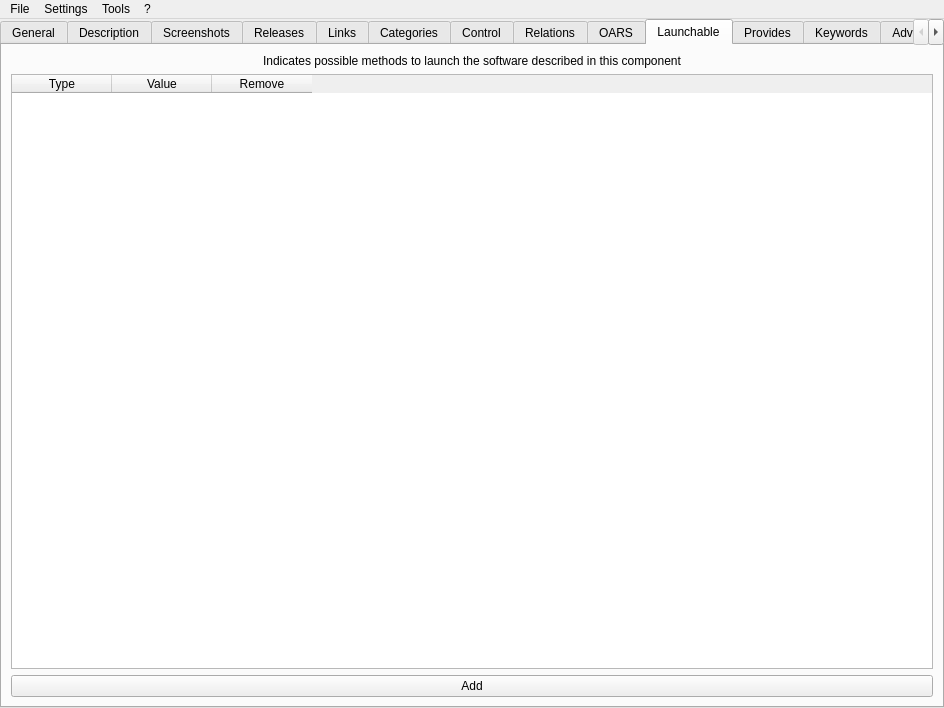
<?xml version="1.0" encoding="UTF-8"?>
<ui version="4.0">
 <class>MainWindow</class>
 <widget class="QMainWindow" name="MainWindow">
  <property name="geometry">
   <rect>
    <x>0</x>
    <y>0</y>
    <width>944</width>
    <height>708</height>
   </rect>
  </property>
  <property name="windowTitle">
   <string notr="true">jdAppStreamEdit</string>
  </property>
  <property name="documentMode">
   <bool>false</bool>
  </property>
  <widget class="QWidget" name="centralwidget">
   <layout class="QHBoxLayout" name="horizontalLayout">
    <property name="leftMargin">
     <number>0</number>
    </property>
    <property name="topMargin">
     <number>0</number>
    </property>
    <property name="rightMargin">
     <number>0</number>
    </property>
    <property name="bottomMargin">
     <number>0</number>
    </property>
    <item>
     <widget class="QTabWidget" name="main_tab_widget">
      <property name="currentIndex">
       <number>9</number>
      </property>
      <widget class="QWidget" name="tab">
       <attribute name="title">
        <string>General</string>
       </attribute>
       <layout class="QFormLayout" name="formLayout">
        <item row="0" column="0">
         <widget class="QLabel" name="label_22">
          <property name="text">
           <string>Type:</string>
          </property>
         </widget>
        </item>
        <item row="0" column="1">
         <widget class="QComboBox" name="component_type_box"/>
        </item>
        <item row="1" column="0">
         <widget class="QLabel" name="label">
          <property name="text">
           <string>ID:</string>
          </property>
         </widget>
        </item>
        <item row="1" column="1">
         <widget class="QLineEdit" name="id_edit">
          <property name="placeholderText">
           <string>The unique ID of the software</string>
          </property>
         </widget>
        </item>
        <item row="2" column="0">
         <widget class="QLabel" name="label_2">
          <property name="text">
           <string>Name:</string>
          </property>
         </widget>
        </item>
        <item row="2" column="1">
         <layout class="QHBoxLayout" name="horizontalLayout_6">
          <property name="spacing">
           <number>0</number>
          </property>
          <item>
           <widget class="QLineEdit" name="name_edit">
            <property name="text">
             <string/>
            </property>
            <property name="placeholderText">
             <string>A human-readable name for your software</string>
            </property>
           </widget>
          </item>
          <item>
           <widget class="QPushButton" name="translate_name_button">
            <property name="text">
             <string>Translate</string>
            </property>
           </widget>
          </item>
         </layout>
        </item>
        <item row="3" column="0">
         <widget class="QLabel" name="label_7">
          <property name="text">
           <string>Summary:</string>
          </property>
         </widget>
        </item>
        <item row="3" column="1">
         <layout class="QHBoxLayout" name="horizontalLayout_7">
          <property name="spacing">
           <number>0</number>
          </property>
          <item>
           <widget class="QLineEdit" name="summary_edit">
            <property name="placeholderText">
             <string>A short summary of your software</string>
            </property>
           </widget>
          </item>
          <item>
           <widget class="QPushButton" name="translate_summary_button">
            <property name="text">
             <string>Translate</string>
            </property>
           </widget>
          </item>
         </layout>
        </item>
        <item row="4" column="0">
         <widget class="QLabel" name="label_23">
          <property name="text">
           <string>Developer ID:</string>
          </property>
         </widget>
        </item>
        <item row="4" column="1">
         <widget class="QLineEdit" name="developer_id_edit">
          <property name="placeholderText">
           <string>A unique ID to identify the respective developer</string>
          </property>
         </widget>
        </item>
        <item row="5" column="0">
         <widget class="QLabel" name="label_8">
          <property name="text">
           <string>Developer Name:</string>
          </property>
         </widget>
        </item>
        <item row="5" column="1">
         <layout class="QHBoxLayout" name="horizontalLayout_9">
          <property name="spacing">
           <number>0</number>
          </property>
          <item>
           <widget class="QLineEdit" name="developer_name_edit">
            <property name="placeholderText">
             <string>The name of the developer</string>
            </property>
           </widget>
          </item>
          <item>
           <widget class="QPushButton" name="translate_developer_name_button">
            <property name="text">
             <string>Translate</string>
            </property>
           </widget>
          </item>
         </layout>
        </item>
        <item row="6" column="0">
         <widget class="QLabel" name="label_3">
          <property name="text">
           <string>Metadata License:</string>
          </property>
         </widget>
        </item>
        <item row="6" column="1">
         <widget class="QComboBox" name="metadata_license_box"/>
        </item>
        <item row="7" column="0">
         <widget class="QLabel" name="label_4">
          <property name="text">
           <string>Project License:</string>
          </property>
         </widget>
        </item>
        <item row="7" column="1">
         <widget class="QComboBox" name="project_license_box">
          <property name="editable">
           <bool>false</bool>
          </property>
         </widget>
        </item>
        <item row="8" column="0">
         <widget class="QLabel" name="label_5">
          <property name="text">
           <string>Update Contact:</string>
          </property>
         </widget>
        </item>
        <item row="8" column="1">
         <widget class="QLineEdit" name="update_contact_edit">
          <property name="placeholderText">
           <string>You can provide a email address for contacting you here</string>
          </property>
         </widget>
        </item>
        <item row="9" column="0">
         <widget class="QLabel" name="label_6">
          <property name="text">
           <string>Project Group:</string>
          </property>
         </widget>
        </item>
        <item row="9" column="1">
         <widget class="QLineEdit" name="project_group_edit">
          <property name="placeholderText">
           <string>If the software is part of a bigger group e.g. GNOME or KDE, you can provide it here</string>
          </property>
         </widget>
        </item>
        <item row="10" column="0" colspan="2">
         <widget class="QCheckBox" name="end_of_life_check_box">
          <property name="text">
           <string>Set an end-of-life date</string>
          </property>
         </widget>
        </item>
        <item row="12" column="0">
         <widget class="QLabel" name="end_of_life_label">
          <property name="text">
           <string>End-of-life date:</string>
          </property>
         </widget>
        </item>
        <item row="12" column="1">
         <widget class="QDateEdit" name="end_of_life_date_edit"/>
        </item>
       </layout>
      </widget>
      <widget class="QWidget" name="description_tab">
       <attribute name="title">
        <string>Description</string>
       </attribute>
       <layout class="QVBoxLayout" name="description_layout">
        <property name="leftMargin">
         <number>0</number>
        </property>
        <property name="topMargin">
         <number>0</number>
        </property>
        <property name="rightMargin">
         <number>0</number>
        </property>
        <property name="bottomMargin">
         <number>0</number>
        </property>
       </layout>
      </widget>
      <widget class="QWidget" name="tab_2">
       <attribute name="title">
        <string>Screenshots</string>
       </attribute>
       <layout class="QVBoxLayout" name="verticalLayout">
        <item>
         <widget class="QTableWidget" name="screenshot_table">
          <property name="selectionBehavior">
           <enum>QAbstractItemView::SelectRows</enum>
          </property>
          <property name="rowCount">
           <number>0</number>
          </property>
          <property name="columnCount">
           <number>4</number>
          </property>
          <column>
           <property name="text">
            <string>URL</string>
           </property>
          </column>
          <column>
           <property name="text">
            <string>Default</string>
           </property>
          </column>
          <column>
           <property name="text">
            <string>Edit</string>
           </property>
          </column>
          <column>
           <property name="text">
            <string>Remove</string>
           </property>
          </column>
         </widget>
        </item>
        <item>
         <layout class="QHBoxLayout" name="horizontalLayout_2">
          <item>
           <widget class="QPushButton" name="screenshot_add_button">
            <property name="text">
             <string>Add</string>
            </property>
           </widget>
          </item>
          <item>
           <widget class="QPushButton" name="check_screenshot_url_button">
            <property name="text">
             <string>Check Image URLs</string>
            </property>
           </widget>
          </item>
         </layout>
        </item>
       </layout>
      </widget>
      <widget class="QWidget" name="releases_tab">
       <attribute name="title">
        <string>Releases</string>
       </attribute>
       <layout class="QVBoxLayout" name="releases_layout">
        <item>
         <widget class="QRadioButton" name="internal_releases_radio_button">
          <property name="text">
           <string>Internal</string>
          </property>
         </widget>
        </item>
        <item>
         <widget class="QLabel" name="releases_widget_placeholder">
          <property name="text">
           <string notr="true">Releases Widget Placeholder</string>
          </property>
          <property name="alignment">
           <set>Qt::AlignCenter</set>
          </property>
         </widget>
        </item>
        <item>
         <widget class="QRadioButton" name="external_releases_radio_button">
          <property name="text">
           <string>External</string>
          </property>
         </widget>
        </item>
        <item>
         <layout class="QHBoxLayout" name="horizontalLayout_3">
          <item>
           <widget class="QLabel" name="external_releases_url_label">
            <property name="text">
             <string>URL:</string>
            </property>
           </widget>
          </item>
          <item>
           <widget class="QLineEdit" name="external_releases_url_edit"/>
          </item>
         </layout>
        </item>
       </layout>
      </widget>
      <widget class="QWidget" name="tab_3">
       <attribute name="title">
        <string>Links</string>
       </attribute>
       <layout class="QVBoxLayout" name="verticalLayout_3">
        <item>
         <layout class="QFormLayout" name="formLayout_2">
          <item row="0" column="0">
           <widget class="QLabel" name="homepage_url_label">
            <property name="text">
             <string>Homepage:</string>
            </property>
           </widget>
          </item>
          <item row="0" column="1">
           <widget class="QLineEdit" name="homepage_url_edit">
            <property name="placeholderText">
             <string>Should be a link to the upstream homepage for the component</string>
            </property>
           </widget>
          </item>
          <item row="1" column="0">
           <widget class="QLabel" name="bugtracker_url_label">
            <property name="text">
             <string>Bugtracker:</string>
            </property>
           </widget>
          </item>
          <item row="1" column="1">
           <widget class="QLineEdit" name="bugtracker_url_edit">
            <property name="placeholderText">
             <string>Should point to the software's bug tracking system, for users to report new bugs</string>
            </property>
           </widget>
          </item>
          <item row="2" column="0">
           <widget class="QLabel" name="faq_url_label">
            <property name="text">
             <string>FAQ:</string>
            </property>
           </widget>
          </item>
          <item row="2" column="1">
           <widget class="QLineEdit" name="faq_url_edit">
            <property name="placeholderText">
             <string>Should link a FAQ page for this software, to answer some of the most-asked questions in detail</string>
            </property>
           </widget>
          </item>
          <item row="3" column="0">
           <widget class="QLabel" name="help_url_label">
            <property name="text">
             <string>Help:</string>
            </property>
           </widget>
          </item>
          <item row="3" column="1">
           <widget class="QLineEdit" name="help_url_edit">
            <property name="placeholderText">
             <string>Should provide a web link to an online user's reference, a software manual or help page</string>
            </property>
           </widget>
          </item>
          <item row="4" column="0">
           <widget class="QLabel" name="donation_url_label">
            <property name="text">
             <string>Donation:</string>
            </property>
           </widget>
          </item>
          <item row="4" column="1">
           <widget class="QLineEdit" name="donation_url_edit">
            <property name="placeholderText">
             <string>URLs of this type should point to a webpage showing information on how to donate to the described software project</string>
            </property>
           </widget>
          </item>
          <item row="5" column="0">
           <widget class="QLabel" name="translate_url_label">
            <property name="text">
             <string>Translate:</string>
            </property>
           </widget>
          </item>
          <item row="5" column="1">
           <widget class="QLineEdit" name="translate_url_edit">
            <property name="placeholderText">
             <string>URLs of this type should point to a webpage where users can submit or modify translations of the upstream project</string>
            </property>
           </widget>
          </item>
          <item row="6" column="0">
           <widget class="QLabel" name="contact_url_label">
            <property name="text">
             <string>Contact:</string>
            </property>
           </widget>
          </item>
          <item row="6" column="1">
           <widget class="QLineEdit" name="contact_url_edit">
            <property name="placeholderText">
             <string>URLs of this type should allow the user to contact the developer</string>
            </property>
           </widget>
          </item>
          <item row="7" column="0">
           <widget class="QLabel" name="vcs_browser_url_label">
            <property name="text">
             <string>Sourcecode:</string>
            </property>
           </widget>
          </item>
          <item row="7" column="1">
           <widget class="QLineEdit" name="vcs_browser_url_edit">
            <property name="placeholderText">
             <string>URLs of this type should point to a webpage on which the user can browse the sourcecode</string>
            </property>
           </widget>
          </item>
          <item row="8" column="0">
           <widget class="QLabel" name="contribute_url_label">
            <property name="text">
             <string>Contribute:</string>
            </property>
           </widget>
          </item>
          <item row="8" column="1">
           <widget class="QLineEdit" name="contribute_url_edit">
            <property name="placeholderText">
             <string>URLs of this type should point to a webpage showing information on how to contribute to the described software project</string>
            </property>
           </widget>
          </item>
         </layout>
        </item>
        <item>
         <widget class="QPushButton" name="check_links_url_button">
          <property name="maximumSize">
           <size>
            <width>16777215</width>
            <height>16777215</height>
           </size>
          </property>
          <property name="text">
           <string>Check URLs</string>
          </property>
         </widget>
        </item>
        <item>
         <spacer name="verticalSpacer">
          <property name="orientation">
           <enum>Qt::Vertical</enum>
          </property>
          <property name="sizeHint" stdset="0">
           <size>
            <width>20</width>
            <height>40</height>
           </size>
          </property>
         </spacer>
        </item>
       </layout>
      </widget>
      <widget class="QWidget" name="tab_5">
       <attribute name="title">
        <string>Categories</string>
       </attribute>
       <layout class="QVBoxLayout" name="verticalLayout_4">
        <item>
         <widget class="QListWidget" name="categorie_list">
          <property name="dragDropMode">
           <enum>QAbstractItemView::InternalMove</enum>
          </property>
         </widget>
        </item>
        <item>
         <layout class="QHBoxLayout" name="horizontalLayout_4">
          <item>
           <widget class="QPushButton" name="categorie_add_button">
            <property name="text">
             <string>Add</string>
            </property>
           </widget>
          </item>
          <item>
           <widget class="QPushButton" name="categorie_remove_button">
            <property name="text">
             <string>Remove</string>
            </property>
           </widget>
          </item>
         </layout>
        </item>
       </layout>
      </widget>
      <widget class="QWidget" name="tab_6">
       <attribute name="title">
        <string>Control</string>
       </attribute>
       <layout class="QVBoxLayout" name="verticalLayout_5">
        <item>
         <widget class="QLabel" name="label_9">
          <property name="text">
           <string>You can select  here, how your Software can be controlled</string>
          </property>
         </widget>
        </item>
        <item>
         <layout class="QHBoxLayout" name="horizontalLayout_5">
          <item>
           <layout class="QFormLayout" name="formLayout_3">
            <item row="0" column="0">
             <widget class="QLabel" name="label_10">
              <property name="text">
               <string>Mouse:</string>
              </property>
             </widget>
            </item>
            <item row="0" column="1">
             <widget class="QComboBox" name="control_box_pointing">
              <property name="maximumSize">
               <size>
                <width>200</width>
                <height>16777215</height>
               </size>
              </property>
             </widget>
            </item>
            <item row="1" column="0">
             <widget class="QLabel" name="label_11">
              <property name="text">
               <string>Keyboard:</string>
              </property>
             </widget>
            </item>
            <item row="1" column="1">
             <widget class="QComboBox" name="control_box_keyboard">
              <property name="maximumSize">
               <size>
                <width>200</width>
                <height>16777215</height>
               </size>
              </property>
             </widget>
            </item>
            <item row="2" column="0">
             <widget class="QLabel" name="label_12">
              <property name="text">
               <string>Command Line:</string>
              </property>
             </widget>
            </item>
            <item row="2" column="1">
             <widget class="QComboBox" name="control_box_console">
              <property name="maximumSize">
               <size>
                <width>200</width>
                <height>16777215</height>
               </size>
              </property>
             </widget>
            </item>
            <item row="3" column="0">
             <widget class="QLabel" name="label_13">
              <property name="text">
               <string>Graphics Tablet:</string>
              </property>
             </widget>
            </item>
            <item row="3" column="1">
             <widget class="QComboBox" name="control_box_tablet">
              <property name="maximumSize">
               <size>
                <width>200</width>
                <height>16777215</height>
               </size>
              </property>
             </widget>
            </item>
            <item row="4" column="0">
             <widget class="QLabel" name="label_14">
              <property name="text">
               <string>Touchscreen:</string>
              </property>
             </widget>
            </item>
            <item row="4" column="1">
             <widget class="QComboBox" name="control_box_touch">
              <property name="maximumSize">
               <size>
                <width>200</width>
                <height>16777215</height>
               </size>
              </property>
             </widget>
            </item>
            <item row="5" column="0">
             <widget class="QLabel" name="label_15">
              <property name="text">
               <string>Gamepad:</string>
              </property>
             </widget>
            </item>
            <item row="5" column="1">
             <widget class="QComboBox" name="control_box_gamepad">
              <property name="maximumSize">
               <size>
                <width>200</width>
                <height>16777215</height>
               </size>
              </property>
             </widget>
            </item>
            <item row="6" column="0">
             <widget class="QLabel" name="label_16">
              <property name="text">
               <string>TV remote:</string>
              </property>
             </widget>
            </item>
            <item row="6" column="1">
             <widget class="QComboBox" name="control_box_tv_remote">
              <property name="maximumSize">
               <size>
                <width>200</width>
                <height>16777215</height>
               </size>
              </property>
             </widget>
            </item>
            <item row="7" column="0">
             <widget class="QLabel" name="label_17">
              <property name="text">
               <string>Voice:</string>
              </property>
             </widget>
            </item>
            <item row="7" column="1">
             <widget class="QComboBox" name="control_box_voice">
              <property name="maximumSize">
               <size>
                <width>200</width>
                <height>16777215</height>
               </size>
              </property>
             </widget>
            </item>
            <item row="8" column="0">
             <widget class="QLabel" name="label_18">
              <property name="text">
               <string>Computer vision:</string>
              </property>
             </widget>
            </item>
            <item row="8" column="1">
             <widget class="QComboBox" name="control_box_vision">
              <property name="sizePolicy">
               <sizepolicy hsizetype="Preferred" vsizetype="Maximum">
                <horstretch>0</horstretch>
                <verstretch>0</verstretch>
               </sizepolicy>
              </property>
              <property name="maximumSize">
               <size>
                <width>200</width>
                <height>16777215</height>
               </size>
              </property>
             </widget>
            </item>
           </layout>
          </item>
         </layout>
        </item>
        <item>
         <spacer name="verticalSpacer_2">
          <property name="orientation">
           <enum>Qt::Vertical</enum>
          </property>
          <property name="sizeHint" stdset="0">
           <size>
            <width>20</width>
            <height>40</height>
           </size>
          </property>
         </spacer>
        </item>
       </layout>
      </widget>
      <widget class="QWidget" name="relations_tab">
       <attribute name="title">
        <string>Relations</string>
       </attribute>
       <layout class="QVBoxLayout" name="relations_layout">
        <property name="leftMargin">
         <number>0</number>
        </property>
        <property name="topMargin">
         <number>0</number>
        </property>
        <property name="rightMargin">
         <number>0</number>
        </property>
        <property name="bottomMargin">
         <number>0</number>
        </property>
       </layout>
      </widget>
      <widget class="QWidget" name="oras_tab">
       <attribute name="title">
        <string>OARS</string>
       </attribute>
       <layout class="QVBoxLayout" name="oras_layout">
        <property name="spacing">
         <number>0</number>
        </property>
        <property name="leftMargin">
         <number>0</number>
        </property>
        <property name="topMargin">
         <number>0</number>
        </property>
        <property name="rightMargin">
         <number>0</number>
        </property>
        <property name="bottomMargin">
         <number>0</number>
        </property>
       </layout>
      </widget>
      <widget class="QWidget" name="tab_4">
       <attribute name="title">
        <string>Launchable</string>
       </attribute>
       <layout class="QVBoxLayout" name="verticalLayout_2">
        <item>
         <widget class="QLabel" name="label_19">
          <property name="text">
           <string>Indicates possible methods to launch the software described in this component</string>
          </property>
          <property name="alignment">
           <set>Qt::AlignCenter</set>
          </property>
          <property name="wordWrap">
           <bool>true</bool>
          </property>
         </widget>
        </item>
        <item>
         <widget class="QTableWidget" name="launchable_table">
          <property name="dragDropMode">
           <enum>QAbstractItemView::InternalMove</enum>
          </property>
          <property name="selectionBehavior">
           <enum>QAbstractItemView::SelectRows</enum>
          </property>
          <column>
           <property name="text">
            <string>Type</string>
           </property>
          </column>
          <column>
           <property name="text">
            <string>Value</string>
           </property>
          </column>
          <column>
           <property name="text">
            <string>Remove</string>
           </property>
          </column>
         </widget>
        </item>
        <item>
         <widget class="QPushButton" name="launchable_add_button">
          <property name="text">
           <string>Add</string>
          </property>
         </widget>
        </item>
       </layout>
      </widget>
      <widget class="QWidget" name="tab_7">
       <attribute name="title">
        <string>Provides</string>
       </attribute>
       <layout class="QVBoxLayout" name="verticalLayout_6">
        <item>
         <widget class="QLabel" name="label_20">
          <property name="text">
           <string>This is for advanced users. For more information take a look at the Appstream documentation.</string>
          </property>
          <property name="alignment">
           <set>Qt::AlignCenter</set>
          </property>
         </widget>
        </item>
        <item>
         <widget class="QTableWidget" name="provides_table">
          <property name="selectionBehavior">
           <enum>QAbstractItemView::SelectRows</enum>
          </property>
          <column>
           <property name="text">
            <string>Type</string>
           </property>
          </column>
          <column>
           <property name="text">
            <string>Value</string>
           </property>
          </column>
          <column>
           <property name="text">
            <string>Remove</string>
           </property>
          </column>
         </widget>
        </item>
        <item>
         <widget class="QPushButton" name="provides_add_button">
          <property name="text">
           <string>Add</string>
          </property>
         </widget>
        </item>
       </layout>
      </widget>
      <widget class="QWidget" name="tab_8">
       <attribute name="title">
        <string>Keywords</string>
       </attribute>
       <layout class="QVBoxLayout" name="verticalLayout_7">
        <item>
         <widget class="QLabel" name="label_21">
          <property name="text">
           <string>You can manage the Keywords for the Software here</string>
          </property>
          <property name="alignment">
           <set>Qt::AlignCenter</set>
          </property>
         </widget>
        </item>
        <item>
         <widget class="QListWidget" name="keyword_list">
          <property name="dragDropMode">
           <enum>QAbstractItemView::InternalMove</enum>
          </property>
         </widget>
        </item>
        <item>
         <layout class="QHBoxLayout" name="horizontalLayout_8">
          <item>
           <widget class="QPushButton" name="keyword_add_button">
            <property name="text">
             <string>Add</string>
            </property>
           </widget>
          </item>
          <item>
           <widget class="QPushButton" name="keyword_edit_button">
            <property name="text">
             <string>Edit</string>
            </property>
           </widget>
          </item>
          <item>
           <widget class="QPushButton" name="keyword_remove_button">
            <property name="text">
             <string>Remove</string>
            </property>
           </widget>
          </item>
         </layout>
        </item>
       </layout>
      </widget>
      <widget class="QWidget" name="advanced_tab">
       <attribute name="title">
        <string>Advanced</string>
       </attribute>
       <layout class="QHBoxLayout" name="advanced_layout">
        <property name="spacing">
         <number>0</number>
        </property>
        <property name="leftMargin">
         <number>0</number>
        </property>
        <property name="topMargin">
         <number>0</number>
        </property>
        <property name="rightMargin">
         <number>0</number>
        </property>
        <property name="bottomMargin">
         <number>0</number>
        </property>
       </layout>
      </widget>
     </widget>
    </item>
   </layout>
  </widget>
  <widget class="QMenuBar" name="menubar">
   <property name="geometry">
    <rect>
     <x>0</x>
     <y>0</y>
     <width>944</width>
     <height>21</height>
    </rect>
   </property>
   <widget class="QMenu" name="menuFile">
    <property name="title">
     <string>File</string>
    </property>
    <widget class="QMenu" name="recent_files_menu">
     <property name="title">
      <string>Open recent</string>
     </property>
     <addaction name="actionPlaceholder"/>
    </widget>
    <widget class="QMenu" name="new_template_file_menu">
     <property name="title">
      <string>New (from Template)</string>
     </property>
     <addaction name="actionPlaceholder_2"/>
    </widget>
    <addaction name="new_action"/>
    <addaction name="new_desktop_file_action"/>
    <addaction name="new_template_file_menu"/>
    <addaction name="separator"/>
    <addaction name="open_action"/>
    <addaction name="recent_files_menu"/>
    <addaction name="open_url_action"/>
    <addaction name="separator"/>
    <addaction name="save_action"/>
    <addaction name="save_as_action"/>
    <addaction name="separator"/>
    <addaction name="exit_action"/>
   </widget>
   <widget class="QMenu" name="menu">
    <property name="title">
     <string>?</string>
    </property>
    <addaction name="welcome_dialog_action"/>
    <addaction name="documentation_action"/>
    <addaction name="separator"/>
    <addaction name="view_source_action"/>
    <addaction name="report_bug_action"/>
    <addaction name="translate_action"/>
    <addaction name="donate_action"/>
    <addaction name="separator"/>
    <addaction name="about_action"/>
    <addaction name="about_qt_action"/>
   </widget>
   <widget class="QMenu" name="menuSettings">
    <property name="title">
     <string>Settings</string>
    </property>
    <addaction name="settings_action"/>
    <addaction name="manage_templates_action"/>
    <addaction name="plugins_action"/>
   </widget>
   <widget class="QMenu" name="menuTools">
    <property name="title">
     <string>Tools</string>
    </property>
    <addaction name="validate_action"/>
    <addaction name="view_xml_action"/>
    <addaction name="preview_gnome_software"/>
    <addaction name="view_catalog_action"/>
    <addaction name="compose_directory_action"/>
    <addaction name="sysinfo_action"/>
   </widget>
   <addaction name="menuFile"/>
   <addaction name="menuSettings"/>
   <addaction name="menuTools"/>
   <addaction name="menu"/>
  </widget>
  <action name="open_action">
   <property name="text">
    <string>Open</string>
   </property>
   <property name="shortcut">
    <string notr="true">Ctrl+O</string>
   </property>
  </action>
  <action name="save_action">
   <property name="text">
    <string>Save</string>
   </property>
   <property name="shortcut">
    <string notr="true">Ctrl+S</string>
   </property>
  </action>
  <action name="save_as_action">
   <property name="text">
    <string>Save As...</string>
   </property>
  </action>
  <action name="about_action">
   <property name="text">
    <string>About</string>
   </property>
  </action>
  <action name="about_qt_action">
   <property name="text">
    <string>About Qt</string>
   </property>
  </action>
  <action name="exit_action">
   <property name="text">
    <string>Exit</string>
   </property>
   <property name="shortcut">
    <string notr="true">Ctrl+Q</string>
   </property>
  </action>
  <action name="new_action">
   <property name="text">
    <string>New</string>
   </property>
   <property name="shortcut">
    <string notr="true">Ctrl+N</string>
   </property>
  </action>
  <action name="settings_action">
   <property name="text">
    <string>Settings</string>
   </property>
  </action>
  <action name="validate_action">
   <property name="text">
    <string>Validate</string>
   </property>
  </action>
  <action name="actionPlaceholder">
   <property name="text">
    <string notr="true">Placeholder</string>
   </property>
  </action>
  <action name="documentation_action">
   <property name="text">
    <string>AppStream documentation</string>
   </property>
  </action>
  <action name="view_xml_action">
   <property name="text">
    <string>View XML</string>
   </property>
  </action>
  <action name="preview_gnome_software">
   <property name="text">
    <string>Preview in Gnome Software</string>
   </property>
  </action>
  <action name="welcome_dialog_action">
   <property name="text">
    <string>Show welcome dialog</string>
   </property>
  </action>
  <action name="open_url_action">
   <property name="text">
    <string>Open from URL</string>
   </property>
  </action>
  <action name="new_desktop_file_action">
   <property name="text">
    <string>New (from .desktop file)</string>
   </property>
  </action>
  <action name="manage_templates_action">
   <property name="text">
    <string>Manage templates</string>
   </property>
  </action>
  <action name="actionPlaceholder_2">
   <property name="text">
    <string notr="true">Placeholder</string>
   </property>
  </action>
  <action name="view_source_action">
   <property name="text">
    <string>View Source</string>
   </property>
  </action>
  <action name="report_bug_action">
   <property name="text">
    <string>Report Bug</string>
   </property>
  </action>
  <action name="translate_action">
   <property name="text">
    <string>Translate</string>
   </property>
  </action>
  <action name="donate_action">
   <property name="text">
    <string>Donate</string>
   </property>
  </action>
  <action name="plugins_action">
   <property name="text">
    <string>Plugins</string>
   </property>
  </action>
  <action name="compose_directory_action">
   <property name="text">
    <string>Compose existing Directory</string>
   </property>
  </action>
  <action name="view_catalog_action">
   <property name="text">
    <string>View Catalog</string>
   </property>
  </action>
  <action name="sysinfo_action">
   <property name="text">
    <string>Sysinfo</string>
   </property>
  </action>
 </widget>
 <resources/>
 <connections/>
</ui>
